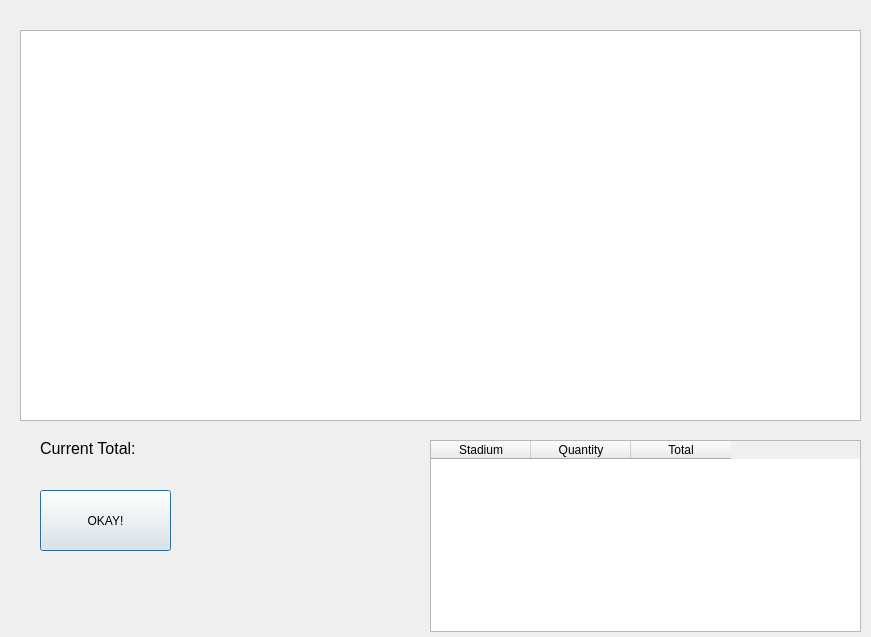
<?xml version="1.0" encoding="UTF-8"?>
<ui version="4.0">
 <class>PurchaseTable</class>
 <widget class="QDialog" name="PurchaseTable">
  <property name="geometry">
   <rect>
    <x>0</x>
    <y>0</y>
    <width>871</width>
    <height>637</height>
   </rect>
  </property>
  <property name="windowTitle">
   <string>Dialog</string>
  </property>
  <widget class="QLabel" name="cost_msg_label">
   <property name="geometry">
    <rect>
     <x>40</x>
     <y>440</y>
     <width>121</width>
     <height>16</height>
    </rect>
   </property>
   <property name="font">
    <font>
     <pointsize>12</pointsize>
    </font>
   </property>
   <property name="text">
    <string>Current Total: </string>
   </property>
  </widget>
  <widget class="QLabel" name="total_cost_Label">
   <property name="geometry">
    <rect>
     <x>150</x>
     <y>440</y>
     <width>141</width>
     <height>20</height>
    </rect>
   </property>
   <property name="font">
    <font>
     <pointsize>12</pointsize>
    </font>
   </property>
   <property name="text">
    <string/>
   </property>
  </widget>
  <widget class="QTableWidget" name="purchase_tableWidget">
   <property name="geometry">
    <rect>
     <x>20</x>
     <y>30</y>
     <width>841</width>
     <height>391</height>
    </rect>
   </property>
  </widget>
  <widget class="QPushButton" name="okay_pushButton">
   <property name="geometry">
    <rect>
     <x>40</x>
     <y>490</y>
     <width>131</width>
     <height>61</height>
    </rect>
   </property>
   <property name="text">
    <string>OKAY!</string>
   </property>
  </widget>
  <widget class="QTableWidget" name="stadium_totals_tableWidget">
   <property name="geometry">
    <rect>
     <x>430</x>
     <y>440</y>
     <width>431</width>
     <height>192</height>
    </rect>
   </property>
   <column>
    <property name="text">
     <string>Stadium</string>
    </property>
   </column>
   <column>
    <property name="text">
     <string>Quantity</string>
    </property>
   </column>
   <column>
    <property name="text">
     <string>Total</string>
    </property>
   </column>
  </widget>
 </widget>
 <resources/>
 <connections/>
</ui>
